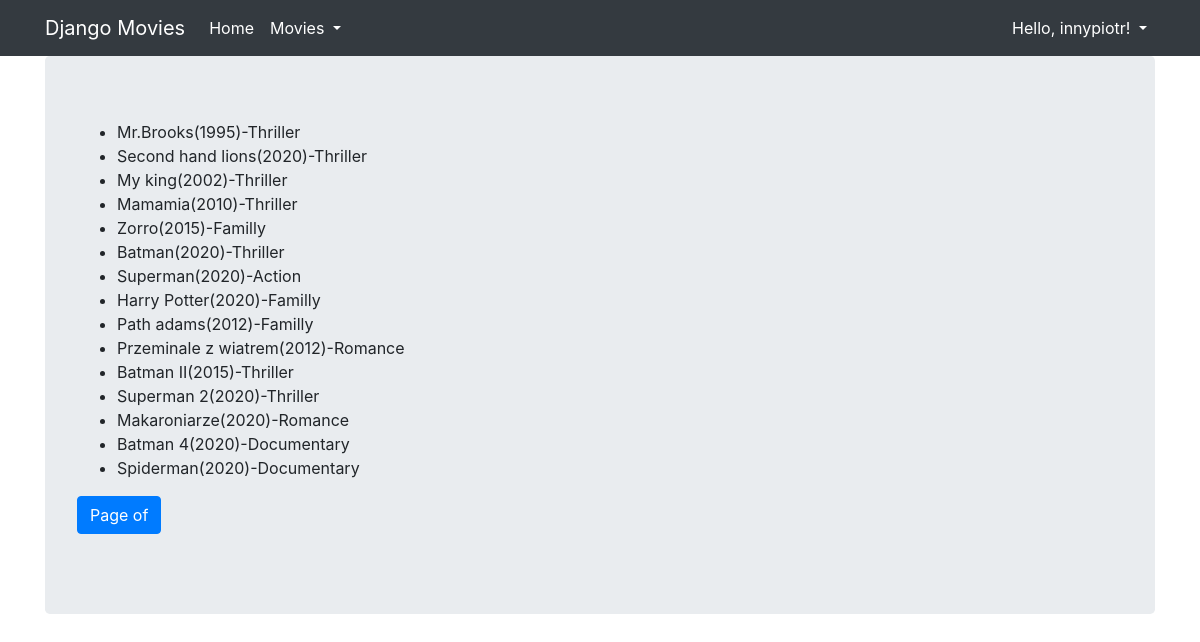
/ (signed in), run on the app's committed database.
### core/models.py (models this page shows, shortened)
class Movie(models.Model):
    title=models.CharField(max_length=100)
    rating = models.IntegerField(null=True, validators=[MaxValueValidator(10),MinValueValidator(1)]
    )
    released = models.DateField(null=True)
    description = models.TextField(null=True,blank=True)
    created = models.DateTimeField(auto_now_add=True,null=True)
    genre=models.ForeignKey(Genre,null=True,on_delete=models.SET_NULL)
    director=models.ForeignKey(Director,null=True,on_delete=models.SET_NULL)
    countries=models.ManyToManyField(Country,related_name='movie')
    class Meta:
        unique_together=("title","released","director")

class Genre(models.Model):
    name=models.CharField(max_length=20,unique=True)
    age_limit=models.IntegerField(blank=True, null=True,choices=age_chs)
    def __str__(self):
        return self.name

### djangomovies/views.py (the view)
# urls.py: path('',IndexView.as_view(),name="index"),
class IndexView(MovieListView):
    template_name = 'index.html'

### core/templatetags/movie_extras.py (called while the page is built)
@register.simple_tag
def movie_format(movie,short=False):
    if short:
        return f'{movie.title} ({movie.released.year})'
    return f'{movie.title}({movie.released.year})-{movie.genre}'

### djangomovies/templates/index.html (shortened to what this page needs)
{% extends "base.html" %}
{% load movie_extras %}
{% block content %}
  <ul>
    {% for movie in object_list %}
      <li>{% movie_format movie %}</li>
    {% endfor %}
  </ul>
  <nav aria-label="Page navigation example">
    <ul class="pagination">
      <li class="page-item active">
        <a class="page-link" href="#">
          Page {{ page_obj.number }} of {{ page_obj.paginator.num_pages }}
        </a>
      </li>
    </ul>
  </nav>
{% endblock %}

### djangomovies/templates/base.html (shortened to what this page needs)
{% load bootstrap4 %}
{% load static %}
<html {% if LANGUAGE_CODE %}lang="{{ LANGUAGE_CODE }}"{% endif %}>
  <head>
      {% block styles %}{% bootstrap_css %}{% endblock %}
  </head>
  <body>
    <nav class="navbar navbar-expand-lg navbar-dark bg-dark">
      <div class="container fixed">
        <a class="navbar-brand" href="{% url 'index' %}">Django Movies</a>
        <div class="collapse navbar-collapse" id="navbarNavAltMarkup">
          <div class="navbar-nav">
            <a class="nav-item nav-link active" href="/">
              Home
            </a>
            <div class="nav-item dropdown">
              <a class="nav-link active dropdown-toggle" href="#" data-toggle="dropdown">
                Movies
              </a>
            </div>
          </div>
          <div class="navbar-nav ml-auto">
            <div class="nav-item dropdown">
              {% if user.is_authenticated %}
                <a class="nav-link active dropdown-toggle" href="#" data-toggle="dropdown">
                  {% if user.first_name %}Hello, {{ user.first_name }}!
                  {% else %}Hello, {{ user.username }}!{% endif %}
                </a>
              {% endif %}
            </div>
          </div>
        </div>
      </div>
    </nav>
    <div class="container">
      <div class="jumbotron">
        {% block content %}{% endblock %}
      </div>
    </div>
  </body>
</html>

### data on the page
Movie: title+released+genre "Mr.Brooks(1995)-Thriller"
Movie: title+released+genre "Second hand lions(2020)-Thriller"
Movie: title+released+genre "My king(2002)-Thriller"
Movie: title+released+genre "Mamamia(2010)-Thriller"
Movie: title+released+genre "Zorro(2015)-Familly"
Movie: title+released+genre "Batman(2020)-Thriller"
Movie: title+released+genre "Superman(2020)-Action"
Movie: title+released+genre "Harry Potter(2020)-Familly"
Movie: title+released+genre "Path adams(2012)-Familly"
Movie: title+released+genre "Przeminale z wiatrem(2012)-Romance"
Movie: title+released+genre "Batman II(2015)-Thriller"
Movie: title+released+genre "Superman 2(2020)-Thriller"
Movie: title+released+genre "Makaroniarze(2020)-Romance"
Movie: title+released+genre "Batman 4(2020)-Documentary"
Movie: title+released+genre "Spiderman(2020)-Documentary"

### other printed values
{{ user.username }} "innypiotr"
